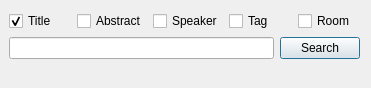
<?xml version="1.0" encoding="UTF-8"?>
<ui version="4.0">
 <class>SearchHeadClass</class>
 <widget class="QWidget" name="SearchHeadClass">
  <property name="geometry">
   <rect>
    <x>0</x>
    <y>0</y>
    <width>371</width>
    <height>88</height>
   </rect>
  </property>
  <property name="sizePolicy">
   <sizepolicy hsizetype="Expanding" vsizetype="Minimum">
    <horstretch>0</horstretch>
    <verstretch>0</verstretch>
   </sizepolicy>
  </property>
  <property name="minimumSize">
   <size>
    <width>10</width>
    <height>10</height>
   </size>
  </property>
  <property name="windowTitle">
   <string>SearchHead</string>
  </property>
  <layout class="QVBoxLayout" name="verticalLayout">
   <property name="leftMargin">
    <number>9</number>
   </property>
   <item>
    <layout class="QHBoxLayout" name="horizontalLayout_7">
     <item>
      <widget class="QCheckBox" name="searchTitle">
       <property name="text">
        <string>Title</string>
       </property>
       <property name="checked">
        <bool>true</bool>
       </property>
      </widget>
     </item>
     <item>
      <widget class="QCheckBox" name="searchAbstract">
       <property name="text">
        <string>Abstract</string>
       </property>
      </widget>
     </item>
     <item>
      <widget class="QCheckBox" name="searchSpeaker">
       <property name="text">
        <string>Speaker</string>
       </property>
      </widget>
     </item>
     <item>
      <widget class="QCheckBox" name="searchTag">
       <property name="text">
        <string>Tag</string>
       </property>
      </widget>
     </item>
     <item>
      <widget class="QCheckBox" name="searchRoom">
       <property name="text">
        <string>Room</string>
       </property>
      </widget>
     </item>
    </layout>
   </item>
   <item>
    <layout class="QHBoxLayout" name="horizontalLayout_2">
     <item>
      <widget class="QLineEdit" name="searchEdit">
       <property name="enabled">
        <bool>true</bool>
       </property>
       <property name="toolTip">
        <string>type a keyword to search</string>
       </property>
      </widget>
     </item>
     <item>
      <widget class="QPushButton" name="searchButton">
       <property name="sizePolicy">
        <sizepolicy hsizetype="Minimum" vsizetype="Minimum">
         <horstretch>0</horstretch>
         <verstretch>0</verstretch>
        </sizepolicy>
       </property>
       <property name="text">
        <string>Search</string>
       </property>
       <property name="icon">
        <iconset resource="../icons.qrc">
         <normaloff>:/icons/search.png</normaloff>:/icons/search.png</iconset>
       </property>
       <property name="checkable">
        <bool>false</bool>
       </property>
       <property name="autoDefault">
        <bool>true</bool>
       </property>
       <property name="default">
        <bool>true</bool>
       </property>
       <property name="flat">
        <bool>false</bool>
       </property>
      </widget>
     </item>
    </layout>
   </item>
   <item>
    <spacer name="verticalSpacer">
     <property name="orientation">
      <enum>Qt::Vertical</enum>
     </property>
     <property name="sizeHint" stdset="0">
      <size>
       <width>20</width>
       <height>20</height>
      </size>
     </property>
    </spacer>
   </item>
  </layout>
 </widget>
 <layoutdefault spacing="6" margin="11"/>
 <resources>
  <include location="../icons.qrc"/>
 </resources>
 <connections/>
</ui>
